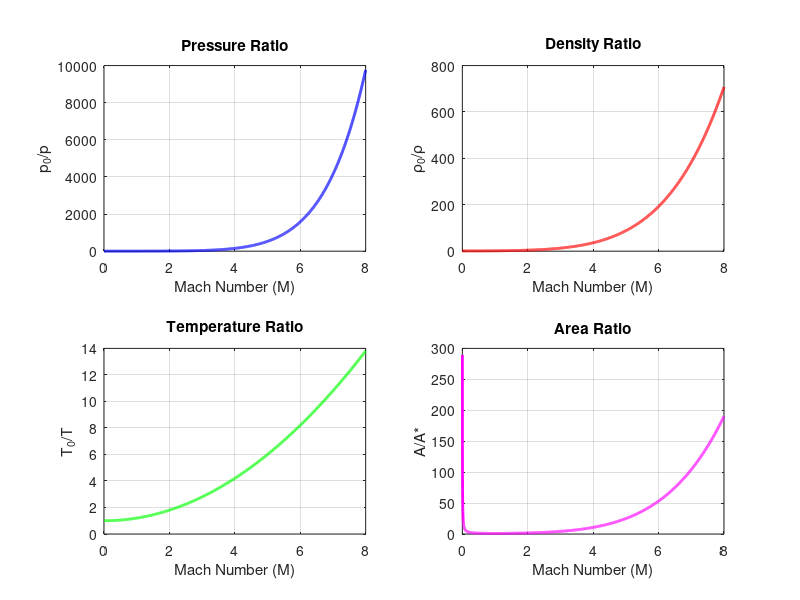

The MATLAB script that drew this image: (Note: this script raises an error after producing the figure.)
function isentropic_table()
    % Isentropic Flow Relations Table Generator
    % For perfect gas with gamma = 1.4 (air)
    
    clear; clc;
    
    % Gas properties
    gamma = 1.4;  % Specific heat ratio for air
    
    % Mach number range
    M_min = 0.0;
    M_max = 8.0;
    M_step = 0.002;  % Step size
    
    % Generate Mach number array
    M = M_min:M_step:M_max;
    
    % Calculate isentropic relations
    % p0/p = (1 + (gamma-1)/2 * M^2)^(gamma/(gamma-1))
    % rho0/rho = (1 + (gamma-1)/2 * M^2)^(1/(gamma-1))
    % T0/T = 1 + (gamma-1)/2 * M^2
    % A/A* = (1/M) * ((2/(gamma+1)) * (1 + (gamma-1)/2 * M^2))^((gamma+1)/(2*(gamma-1)))
    
    p0_p = (1 + (gamma-1)/2 * M.^2).^(gamma/(gamma-1));
    rho0_rho = (1 + (gamma-1)/2 * M.^2).^(1/(gamma-1));
    T0_T = 1 + (gamma-1)/2 * M.^2;
    
    % Calculate A/A* (area ratio)
    A_Astar = (1./M) .* ((2/(gamma+1)) .* (1 + (gamma-1)/2 * M.^2)).^((gamma+1)/(2*(gamma-1)));
    
    % Create table
    table_data = [M' p0_p' rho0_rho' T0_T' A_Astar'];
    
    % Display table header
    fprintf('\n=====================================================\n');
    fprintf('ISENTROPIC FLOW PROPERTIES (gamma = %.1f)\n', gamma);
    fprintf('=====================================================\n');
    fprintf('   M      p0/p      rho0/rho     T0/T      A/A*\n');
    fprintf('=====================================================\n');
    
    % Display table with formatted output
 %   for i = 1:length(M)
 %       fprintf('%6.3f  %9.5f  %9.5f  %9.5f  %9.5f\n', ...
 %               M(i), p0_p(i), rho0_rho(i), T0_T(i), A_Astar(i));
 %   end
    
    fprintf('=====================================================\n');
    
    % Save to CSV file
    filename = 'isentropic_table.csv';
    csv_header = {'M', 'p0_p', 'rho0_rho', 'T0_T', 'A_Astar'};
    
    % Write to CSV
    fid = fopen(filename, 'w');
    fprintf(fid, '%s,%s,%s,%s,%s\n', csv_header{:});
    fclose(fid);
    dlmwrite(filename, table_data, '-append', 'delimiter', ',', 'precision', 10);
    
    fprintf('\nTable saved to: %s\n', filename);
    
    % Optional: Create a plot
    figure('Name', 'Isentropic Flow Relations', 'Position', [100 100 800 600]);
    
    subplot(2,2,1);
    plot(M, p0_p, 'b-', 'LineWidth', 2);
    xlabel('Mach Number (M)');
    ylabel('p_0/p');
    title('Pressure Ratio');
    grid on;
    
    subplot(2,2,2);
    plot(M, rho0_rho, 'r-', 'LineWidth', 2);
    xlabel('Mach Number (M)');
    ylabel('\rho_0/\rho');
    title('Density Ratio');
    grid on;
    
    subplot(2,2,3);
    plot(M, T0_T, 'g-', 'LineWidth', 2);
    xlabel('Mach Number (M)');
    ylabel('T_0/T');
    title('Temperature Ratio');
    grid on;
    
    subplot(2,2,4);
    plot(M, A_Astar, 'm-', 'LineWidth', 2);
    xlabel('Mach Number (M)');
    ylabel('A/A*');
    title('Area Ratio');
    grid on;
    
    sgtitle(sprintf('Isentropic Flow Relations (\\gamma = %.1f)', gamma));
    
end
